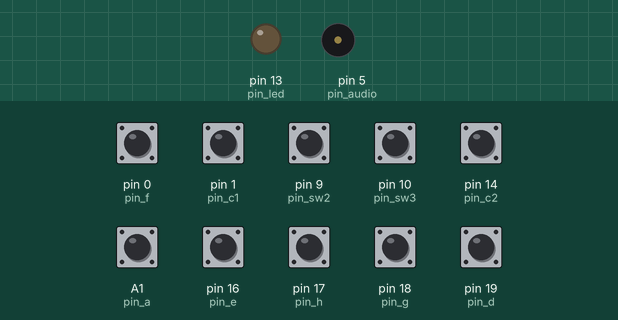
Recording of a sketch running on a simulated Arduino Uno, built with avr-gcc and run on an emulated ATmega328P. Shown: output pins drawn as LEDs (lit = HIGH), buzzer (waves = sounding). The inputs (shaded band) are chosen by the test bench; at power-on: A1 (pin_a), pin 0 (pin_f), pin 1 (pin_c1), pin 9 (pin_sw2), pin 10 (pin_sw3), pin 14 (pin_c2), pin 16 (pin_e), pin 17 (pin_h), pin 18 (pin_g), pin 19 (pin_d) HIGH.

Above: at 1.2 s.
1.3 s: pin 0 (pin_f) pulled LOW for 0.15 s
At 1.42 s:
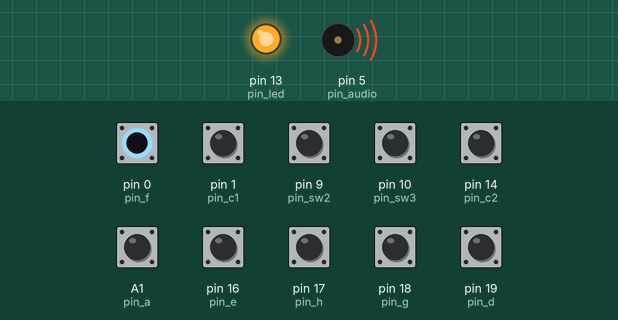
Timing chart, 0 to 4.3 s (numbered marks = the images above; inputs shaded):
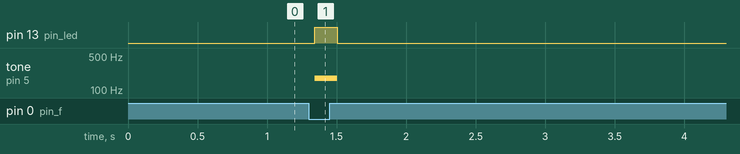

Measured:
- after the input at 1.3 s, pin 13 (pin_led): LOW → HIGH at once, → LOW 0.16 s later; tone on pin 5 (pin_audio): silent → 175 Hz at once, → silent 0.16 s later

The sketch:

P13_TinySynthKeys_oktaven.ino
```cpp
#include <CapacitiveSensor.h> //füge Bibliothek "CapacitiveSensor" hinzu

// Noten
#define NOTE_C3  131
#define NOTE_CS3 139
#define NOTE_D3  147
#define NOTE_DS3 156
#define NOTE_E3  165
#define NOTE_F3  175
#define NOTE_FS3 185
#define NOTE_G3  196
#define NOTE_GS3 208
#define NOTE_A3  220
#define NOTE_AS3 233
#define NOTE_B3  247
#define NOTE_C4  262
#define NOTE_CS4 277
#define NOTE_D4  294
#define NOTE_DS4 311
#define NOTE_E4  330
#define NOTE_F4  349
#define NOTE_FS4 370
#define NOTE_G4  392
#define NOTE_GS4 415
#define NOTE_A4  440
#define NOTE_AS4 466
#define NOTE_B4  494
#define NOTE_C5  523
#define NOTE_CS5 554
#define NOTE_D5  587
#define NOTE_DS5 622
#define NOTE_E5  659
#define NOTE_F5  698
#define NOTE_FS5 740
#define NOTE_G5  784
#define NOTE_GS5 831
#define NOTE_A5  880
#define NOTE_AS5 932
#define NOTE_B5  988
#define NOTE_C6  1047
#define NOTE_CS6 1109
#define NOTE_D6  1175
#define NOTE_DS6 1245
#define NOTE_E6  1319
#define NOTE_F6  1397
#define NOTE_FS6 1480
#define NOTE_G6  1568
#define NOTE_GS6 1661
#define NOTE_A6  1760
#define NOTE_AS6 1865
#define NOTE_B6  1976
#define NOTE_C7  2093

#define TR_C1 0
#define TR_D 1
#define TR_E 2
#define TR_F 3
#define TR_G 4
#define TR_A 5
#define TR_H 5
#define TR_C2 5

int noten[49] = {NOTE_C3, NOTE_CS3, NOTE_D3, NOTE_DS3, NOTE_E3, NOTE_F3, NOTE_FS3, NOTE_G3, NOTE_GS3, NOTE_A3, NOTE_AS3, NOTE_B3,  //Notenarray
                    NOTE_C4, NOTE_CS4, NOTE_D4, NOTE_DS4, NOTE_E4, NOTE_F4, NOTE_FS4, NOTE_G4, NOTE_GS4, NOTE_A4, NOTE_AS4, NOTE_B4,
                    NOTE_C5, NOTE_CS5, NOTE_D5, NOTE_DS5, NOTE_E5, NOTE_F5, NOTE_FS5, NOTE_G5, NOTE_GS5, NOTE_A5, NOTE_AS5, NOTE_B5,
                    NOTE_C6, NOTE_CS6, NOTE_D6, NOTE_DS6, NOTE_E6, NOTE_F6, NOTE_FS6, NOTE_G6, NOTE_GS6, NOTE_A6, NOTE_AS6, NOTE_B6,
                    NOTE_C7
                  };
int oktave = 0;

int pin_sig1 = 4;  //Variable des Typs int, für signal output-pin (SIG1)
int pin_c1 = 1; //Variable des Typs int, für input-pin für Note C1
int pin_f = 0;  //Variable des Typs int, für input-pin für Note D

int pin_sig2 = 3;//Variable des Typs int, für signal output-pin (SIG2)
int pin_d = 19;  //Variable des Typs int, für input-pin für Note D
int pin_g = 18; //Variable des Typs int, für input-pin für Note G
int pin_h = 17; //Variable des Typs int, für input-pin für Note A

int pin_sig3 = 2;//Variable des Typs int, für signal output-pin (SIG3)
int pin_e = 16; //Variable des Typs int, für input-pin für Note E
int pin_a = 15; //Variable des Typs int, für input-pin für Note A
int pin_c2 = 14; //Variable des Typs int, für input-pin für Note A

int pin_audio = 5; //Variable des Typs int, für Audio output
int pin_led = 13;  //Variable des Typs int, für LED output

int pin_poti1 = A1;
int pin_sw2 = 9;  //PB1
int pin_sw3 = 10;  // PB2

int durchlaeufe = 50;
int schwellwert1 = 150;
int schwellwert2 = 150;
int schwellwert3 = 150;
unsigned long timer = 0;
uint8_t duration = 15;

CapacitiveSensor   sensor_c1 = CapacitiveSensor(pin_sig1,pin_c1); //sensor Objekt der Klasse "CapacitiveSensor" (für C1)
CapacitiveSensor   sensor_f = CapacitiveSensor(pin_sig1,pin_f); //sensor Objekt der Klasse "CapacitiveSensor" (für F)

CapacitiveSensor   sensor_d = CapacitiveSensor(pin_sig2,pin_d); //sensor Objekt der Klasse "CapacitiveSensor" (für D)
CapacitiveSensor   sensor_g = CapacitiveSensor(pin_sig2,pin_g); //sensor Objekt der Klasse "CapacitiveSensor" (für G)
CapacitiveSensor   sensor_h = CapacitiveSensor(pin_sig2,pin_h); //sensor Objekt der Klasse "CapacitiveSensor" (für A)

CapacitiveSensor   sensor_e = CapacitiveSensor(pin_sig3,pin_e); //sensor Objekt der Klasse "CapacitiveSensor" (für E)
CapacitiveSensor   sensor_a = CapacitiveSensor(pin_sig3,pin_a); //sensor Objekt der Klasse "CapacitiveSensor" (für A)
CapacitiveSensor   sensor_c2 = CapacitiveSensor(pin_sig3,pin_c2); //sensor Objekt der Klasse "CapacitiveSensor" (für A)


int voiceBusy[3] = {-1,-1,-1};  //-1 = free,

struct triggernote{
  long sensorwert = 0;
  int pin_no;
  int voice = -1; //-1 = not triggered
}

triggernote[8];

void setup()
{
  pinMode(pin_sig1, OUTPUT);
  pinMode(pin_sig2, OUTPUT);
  pinMode(pin_sig3, OUTPUT);
  pinMode(pin_led, OUTPUT);
  pinMode(pin_sw2, INPUT);
  pinMode(pin_sw2, INPUT);
}


void loop()
{
  bool gedrueckt = false;

  if(millis() >= timer + duration){
    timer = millis() + duration;

    triggernote[0].sensorwert =  sensor_c1.capacitiveSensor(durchlaeufe);  //sensorwert gespeichert, der von der Funktion "capacitiveSensor" des Objekts "sensor" ausgegeben wird
    triggernote[1].sensorwert =  sensor_d.capacitiveSensor(durchlaeufe);  //sensorwert gespeichert, der von der Funktion "capacitiveSensor" des Objekts "sensor" ausgegeben wird
    triggernote[2].sensorwert =  sensor_e.capacitiveSensor(durchlaeufe);  //sensorwert gespeichert, der von der Funktion "capacitiveSensor" des Objekts "sensor" ausgegeben wird
    triggernote[3].sensorwert =  sensor_f.capacitiveSensor(durchlaeufe);  //sensorwert gespeichert, der von der Funktion "capacitiveSensor" des Objekts "sensor" ausgegeben wird
    triggernote[4].sensorwert =  sensor_g.capacitiveSensor(durchlaeufe);  //sensorwert gespeichert, der von der Funktion "capacitiveSensor" des Objekts "sensor" ausgegeben wird
    triggernote[5].sensorwert =  sensor_a.capacitiveSensor(durchlaeufe);  //sensorwert gespeichert, der von der Funktion "capacitiveSensor" des Objekts "sensor" ausgegeben wird
    triggernote[6].sensorwert =  sensor_h.capacitiveSensor(durchlaeufe);  //sensorwert gespeichert, der von der Funktion "capacitiveSensor" des Objekts "sensor" ausgegeben wird
    triggernote[7].sensorwert =  sensor_c2.capacitiveSensor(durchlaeufe);  //sensorwert gespeichert, der von der Funktion "capacitiveSensor" des Objekts "sensor" ausgegeben wird

    if(triggernote[0].sensorwert >= schwellwert1){
      tone(pin_audio, noten[oktave * 12 + 0]);
      gedrueckt = true;
    }

    if(triggernote[1].sensorwert >= schwellwert2){
      tone(pin_audio, noten[oktave * 12 + 2]);
      gedrueckt = true;
    }

     if(triggernote[2].sensorwert >= schwellwert1){
      tone(pin_audio, noten[oktave * 12 + 4]);
      gedrueckt = true;
    }

    if(triggernote[3].sensorwert >= schwellwert3){
      tone(pin_audio, noten[oktave * 12 + 5]);
      gedrueckt = true;
    }

    if(triggernote[4].sensorwert >= schwellwert2){
      tone(pin_audio, noten[oktave * 12 + 7]);
      gedrueckt = true;
    }

    if(triggernote[5].sensorwert >= schwellwert3){
      tone(pin_audio, noten[oktave * 12 + 9]);
      gedrueckt = true;
    }
    if(triggernote[6].sensorwert >= schwellwert2){
      tone(pin_audio, noten[oktave * 12 + 11]);
      gedrueckt = true;
    }

    if(triggernote[7].sensorwert >= schwellwert3){
      tone(pin_audio, noten[oktave * 12 + 12]);
      gedrueckt = true;
    }

    if(!gedrueckt){ //stop wenn nichts gedrückt
      noTone(pin_audio);
      digitalWrite(pin_led, LOW);
    }else{
      digitalWrite(pin_led, HIGH);
    }

    bool sw2_gedrueckt = !digitalRead(pin_sw2); //lese pins für Taster ein
    bool sw3_gedrueckt = !digitalRead(pin_sw3);
    if(sw2_gedrueckt){  //wenn
      oktave--;
      delay(150); //warte 150 millisekunden, bis Taster wieder eingelesen werden kann
    }else if(sw3_gedrueckt){
      oktave++;
      delay(150); //warte 150 millisekunden, bis Taster wieder eingelesen werden kann
    }
    if(oktave < 0){ //wenn oktave kleiner als 0 ist, setze Oktave auf 0
      oktave = 0;
    }
    if(oktave > 3){ //wenn oktave größer 3 ist, setze Oktave auf 3
      oktave = 3;
    }

  }
}
```
